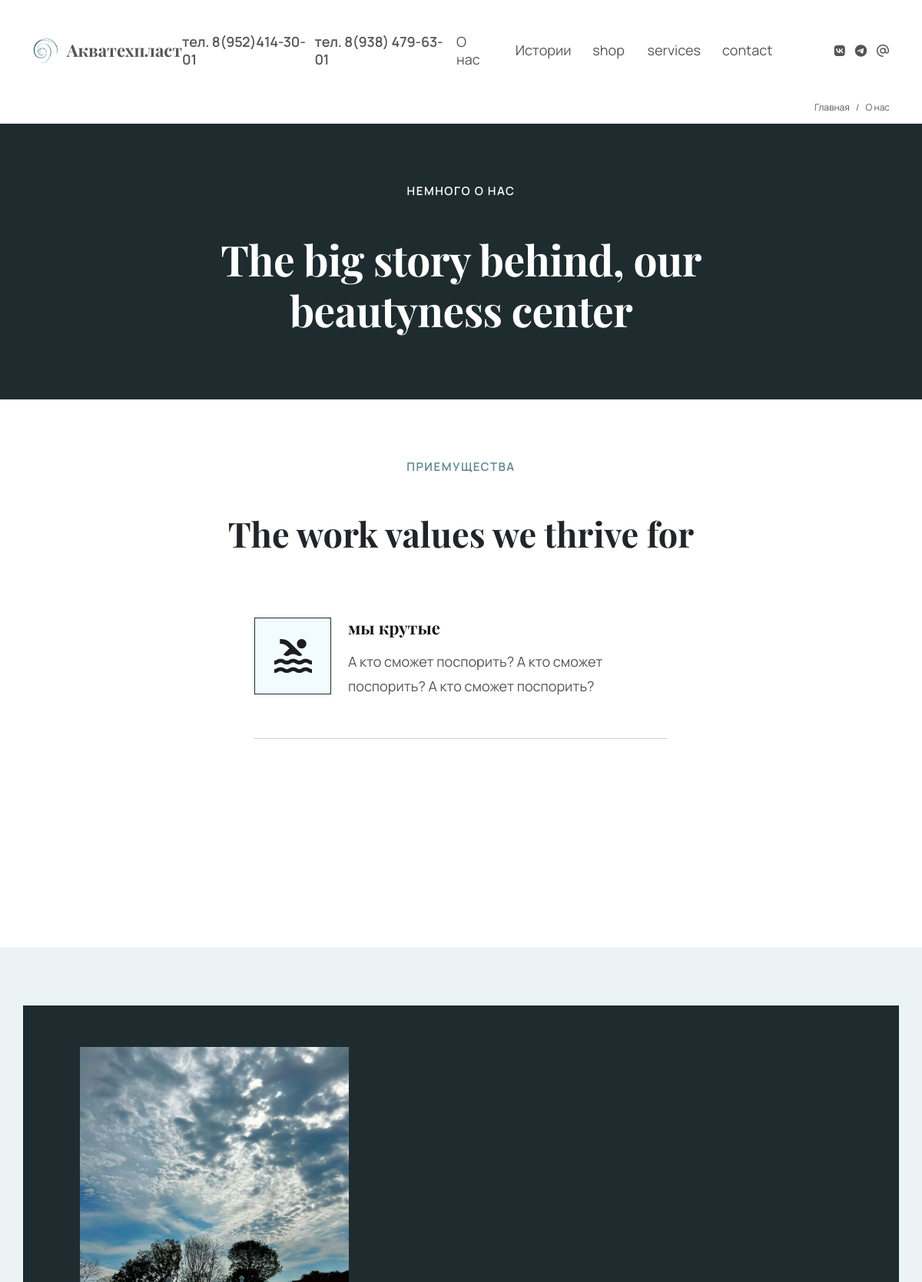
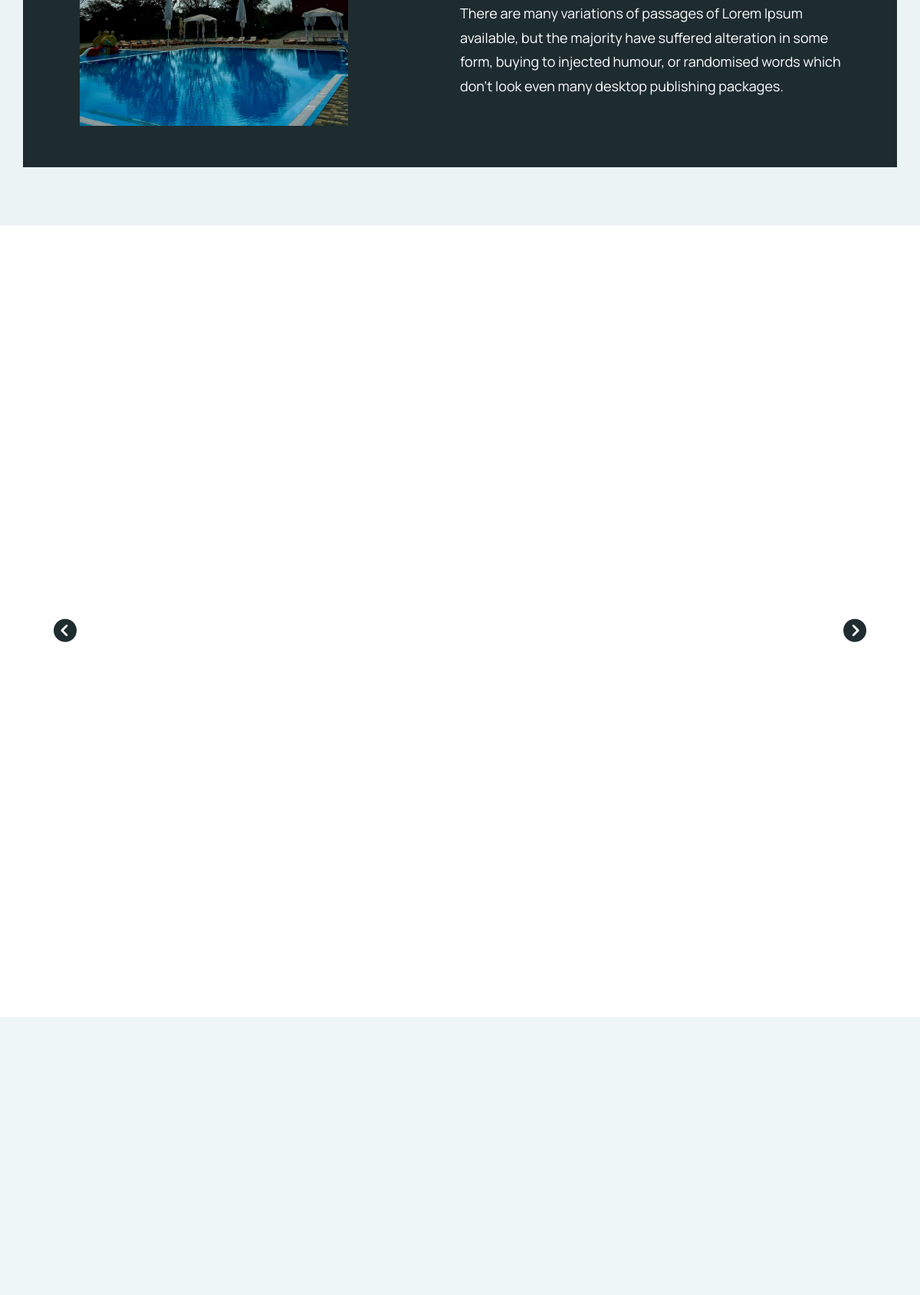
The page /about/ (upper part) on the database its author committed (2 pictures, top to bottom).
### content/models.py (models this page shows, shortened)
class AboutValuesModel(models.Model):
    title = models.CharField(max_length=100,
                             help_text='не больше 100 символов, включая пробелы и знаки припенания',
                             verbose_name='Заголовок пункта "О нас"')
    description = models.CharField(max_length=300,
                                help_text='не больше 500, включая пробелы и знаки припенания',
                                verbose_name='Описание блока "О нас"')
    icon = models.ImageField(upload_to='content/icons/values',
                             verbose_name='Иконка',
                             help_text='Использовать без фона')
    def get_icon_url(self):
        if self.icon:
            return self.icon.url
        return None
    class Meta:
        verbose_name = 'Ценность'
        verbose_name_plural = 'Ценности компании( отображается на странице "О нас")'

### main/views.py (the view)
# urls.py: path('about/', views.about, name='about'),
def about(request):
    values = AboutValuesModel.objects.all()
    personal = PersonalModel.objects.all()
    breadcrumbs = [
        {"name": "Главная", "url": "/"},
        {"name" : "О нас", "url" : 'about/'}
    ]
    return render(request, 'main/about.html', {'values' : values,
                                               'personal' : personal,
                                               'breadcrumbs': breadcrumbs,})

### company/models.py (called while the page is built)
    def get_image_url(self):
        if self.image:
            return self.image.url
        return None

### templates/main/about.html (shortened to what this page needs)
{% extends "components/base.html" %}
{% load static %}
{% block style %}
    <link rel="stylesheet" href="{% static 'css/about.css' %}">
{% endblock %}
{% block content %}
    <section class="reservation" id="reservation">
        <div class="container reservation-container">
            <h1 class="cycle-objects-subtitle">немного о нас</h1>
            <h2 class="cycle-objects-title">The big story behind, our beautyness center</h2>
        </div>
    </section>
    <section class="values" id="values">
        <h3 class="cycle-objects-subtitle">приемущества</h3>
        <h4 class="cycle-objects-title">The work values we thrive for</h4>
            {% for value in values %}
                <div class="values-card cycle-objects-card">
                    <div class="values-card-img">
                        <img src="{{ value.get_icon_url }}" alt="{{ value.title }}">
                    </div>
                    <div class="values-card-text">
                        <p>{{ value.title }}</p>
                        <p>
                            <span>{{ value.description }}</span>
                        </p>
                    </div>
                </div>
        {% endfor %}
    </section>
    <section class="description" id="description">
        <div class="container description-container">
            <div class="description-container-img ">
                <img src="{% static '/img/pages/003.webp' %}" alt="">
            </div>
            <div class="description-container-text">
                <p>There are many variations of passages of Lorem Ipsum available, but the majority have suffered alteration in some form, buying to injected humour, or randomised words which don't look even many desktop publishing packages.</p>
            </div>
        </div>
    </section>
    <section class="personal" id="personal">
        <div class="container personal-container">
            <div class="personal-content">
                <button class="review-btn" id="prev-persona-btn">
                    <i class="fas fa-chevron-circle-left"></i>
                </button>
                <button class="review-btn" id="next-persona-btn">
                    <i class="fas fa-chevron-circle-right"></i>
                </button>
            </div>
        </div>
    </section>
    <section class="maps" id="maps">
        <div class="container maps-container">
        </div>
    </section>
{% endblock %}

### static/css/style.css (style rules this page uses)
* { padding: 0; margin: 0; -webkit-box-sizing: border-box; box-sizing: border-box; }
h1, h2, h3, h4, h5, h6 { font-family: "Play fair"; font-weight: 700; }
p, li, a, input, button { font-family: "Manrope"; font-weight: 400; }
input, button, textarea { background: transparent; border: none; outline: none; }
.review-btn { height: 369px; font-size: 30px; color: rgb(30, 44, 48); -webkit-transition: all 0.3s ease; transition: all 0.3s ease; padding-left: 5px; padding-right: 5px; }

### rows shown on the page
AboutValuesModel: get_icon_url (picture), title "мы крутые", description "А кто сможет поспорить? А кто сможет поспорить? А кто сможет поспорить?"

### other values the page prints
{{ breadcrumb.name }} "Главная"
{{ breadcrumb.name }} "О нас"
